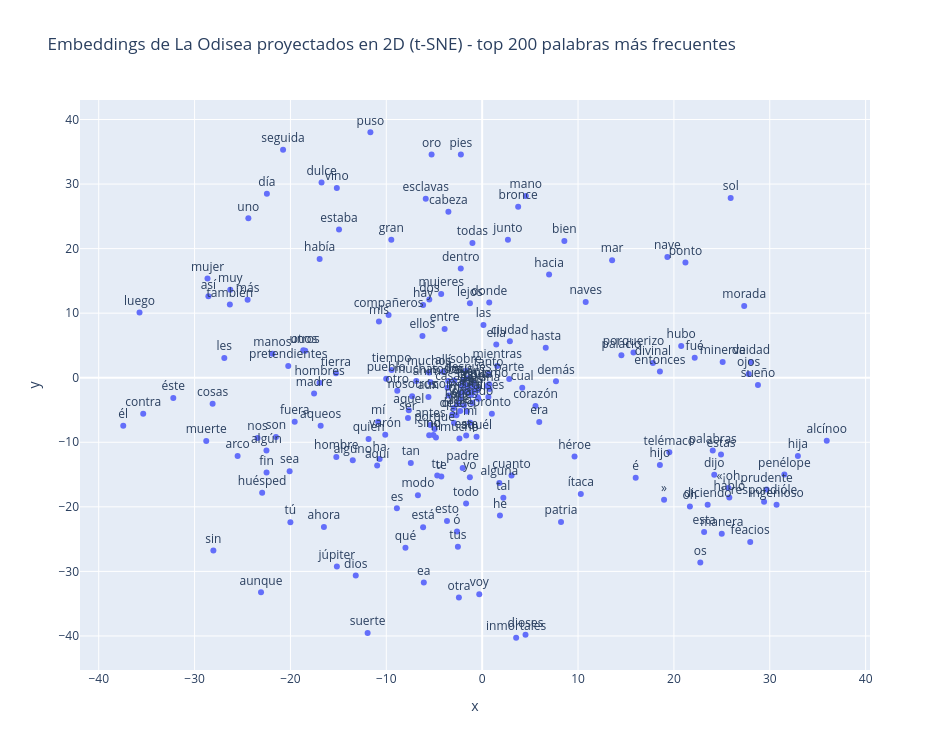

Notebook cell for this chart:
### Code cell
import plotly.express as px

vecs, labels = reduce_dimensions(w2v_model, num_dimensions=2)

# Tomamos las MAX_WORDS palabras más frecuentes para que la nube de puntos sea
# representativa del corpus y la visualización no quede saturada de etiquetas.
MAX_WORDS = 200
counts = np.array([w2v_model.wv.get_vecattr(w, "count") for w in labels])
top_idx = np.argsort(-counts)[:MAX_WORDS]

fig = px.scatter(
    x=vecs[top_idx, 0], y=vecs[top_idx, 1], text=labels[top_idx],
    title=f"Embeddings de La Odisea proyectados en 2D (t-SNE) - top {MAX_WORDS} palabras más frecuentes",
)
fig.update_traces(textposition="top center", marker=dict(size=6))
fig.update_layout(width=950, height=750)
fig.show()

### Figure 1 — Plotly figure (JSON) as saved in the notebook; plotly's stock layout.template omitted (floating-point values rounded to 4 significant figures; data arrays with more than 128 entries replaced by an {"elided": "..."} marker saying what was removed)
{"data": [{"hovertemplate": "x=%{x}<br>y=%{y}<br>text=%{text}<extra></extra>", "legendgroup": "", "marker": {"color": "#636efa", "size": 6, "symbol": "circle"}, "mode": "markers+text", "name": "", "orientation": "v", "showlegend": false, "text": {"elided": "200 str values"}, "textposition": "top center", "type": "scatter", "x": {"elided": "200 float values"}, "xaxis": "x", "y": {"elided": "200 float values"}, "yaxis": "y"}], "layout": {"height": 750, "legend": {"tracegroupgap": 0}, "title": {"text": "Embeddings de La Odisea proyectados en 2D (t-SNE) - top 200 palabras más frecuentes"}, "width": 950, "xaxis": {"anchor": "y", "domain": [0, 1], "title": {"text": "x"}}, "yaxis": {"anchor": "x", "domain": [0, 1], "title": {"text": "y"}}}}
